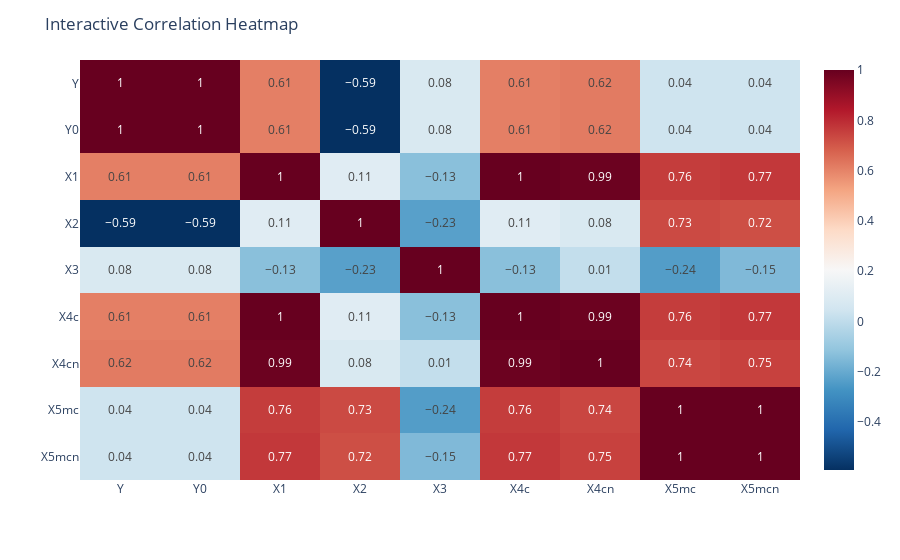

This figure's notebook cell:
### Code cell
# Create an interactive heatmap
fig = px.imshow(correlation_matrix, text_auto=True, aspect="auto", color_continuous_scale='RdBu_r')
fig.update_layout(title='Interactive Correlation Heatmap')
fig.show()

### Figure 1 — Plotly figure (JSON) as saved in the notebook; plotly's stock layout.template omitted (floating-point values rounded to 4 significant figures)
{"data": [{"coloraxis": "coloraxis", "hovertemplate": "x: %{x}<br>y: %{y}<br>color: %{z}<extra></extra>", "name": "0", "texttemplate": "%{z}", "type": "heatmap", "x": ["Y", "Y0", "X1", "X2", "X3", "X4c", "X4cn", "X5mc", "X5mcn"], "xaxis": "x", "y": ["Y", "Y0", "X1", "X2", "X3", "X4c", "X4cn", "X5mc", "X5mcn"], "yaxis": "y", "z": [[1.0, 1.0, 0.61, -0.59, 0.08, 0.61, 0.62, 0.04, 0.04], [1.0, 1.0, 0.61, -0.59, 0.08, 0.61, 0.62, 0.04, 0.04], [0.61, 0.61, 1.0, 0.11, -0.13, 1.0, 0.99, 0.76, 0.77], [-0.59, -0.59, 0.11, 1.0, -0.23, 0.11, 0.08, 0.73, 0.72], [0.08, 0.08, -0.13, -0.23, 1.0, -0.13, 0.01, -0.24, -0.15], [0.61, 0.61, 1.0, 0.11, -0.13, 1.0, 0.99, 0.76, 0.77], [0.62, 0.62, 0.99, 0.08, 0.01, 0.99, 1.0, 0.74, 0.75], [0.04, 0.04, 0.76, 0.73, -0.24, 0.76, 0.74, 1.0, 1.0], [0.04, 0.04, 0.77, 0.72, -0.15, 0.77, 0.75, 1.0, 1.0]]}], "layout": {"coloraxis": {"colorscale": [[0, "rgb(5,48,97)"], [0.1, "rgb(33,102,172)"], [0.2, "rgb(67,147,195)"], [0.3, "rgb(146,197,222)"], [0.4, "rgb(209,229,240)"], [0.5, "rgb(247,247,247)"], [0.6, "rgb(253,219,199)"], [0.7, "rgb(244,165,130)"], [0.8, "rgb(214,96,77)"], [0.9, "rgb(178,24,43)"], [1, "rgb(103,0,31)"]]}, "margin": {"t": 60}, "title": {"text": "Interactive Correlation Heatmap"}, "xaxis": {"anchor": "y", "domain": [0, 1]}, "yaxis": {"anchor": "x", "autorange": "reversed", "domain": [0, 1]}}}
